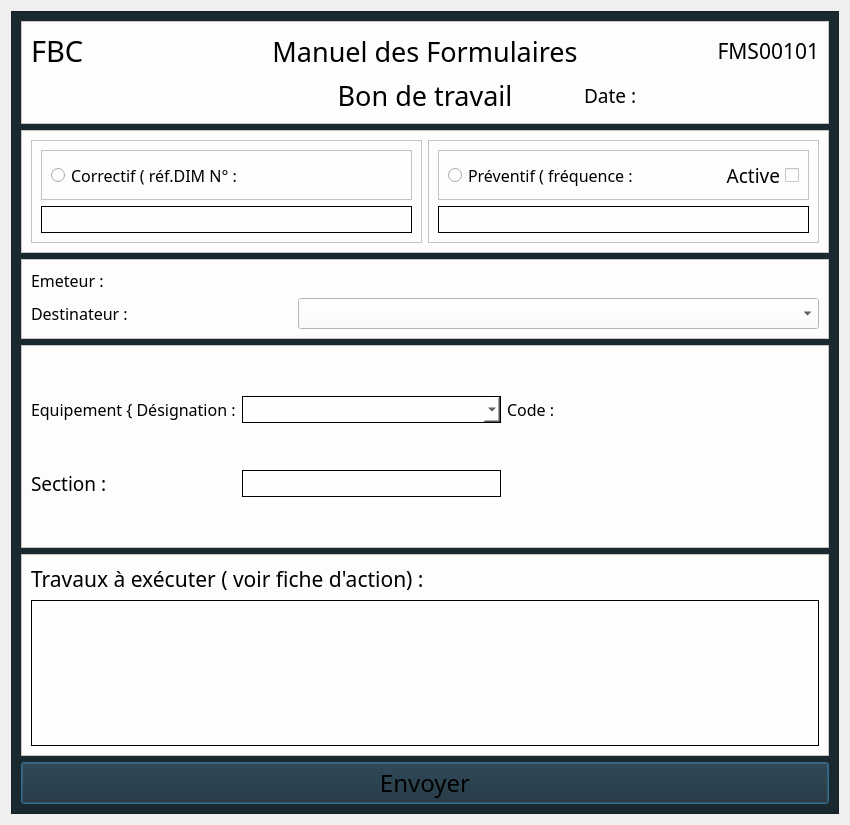
<?xml version="1.0" encoding="UTF-8"?>
<ui version="4.0">
 <class>Dialog</class>
 <widget class="QDialog" name="Dialog">
  <property name="geometry">
   <rect>
    <x>0</x>
    <y>0</y>
    <width>850</width>
    <height>825</height>
   </rect>
  </property>
  <property name="minimumSize">
   <size>
    <width>500</width>
    <height>0</height>
   </size>
  </property>
  <property name="windowTitle">
   <string>Dialog</string>
  </property>
  <property name="styleSheet">
   <string notr="true"/>
  </property>
  <layout class="QVBoxLayout" name="verticalLayout_2">
   <item>
    <widget class="QFrame" name="frame">
     <property name="styleSheet">
      <string notr="true">background-color: #1A2930;</string>
     </property>
     <property name="frameShape">
      <enum>QFrame::StyledPanel</enum>
     </property>
     <property name="frameShadow">
      <enum>QFrame::Raised</enum>
     </property>
     <layout class="QVBoxLayout" name="verticalLayout" stretch="0,0,0,1,1,1">
      <item>
       <widget class="QFrame" name="frame_8">
        <property name="styleSheet">
         <string notr="true">background-color : #FEFDFC;</string>
        </property>
        <property name="frameShape">
         <enum>QFrame::StyledPanel</enum>
        </property>
        <property name="frameShadow">
         <enum>QFrame::Raised</enum>
        </property>
        <layout class="QGridLayout" name="gridLayout">
         <item row="0" column="1">
          <widget class="QLabel" name="label_2">
           <property name="font">
            <font>
             <family>Modern No. 20</family>
             <pointsize>20</pointsize>
            </font>
           </property>
           <property name="text">
            <string>Manuel des Formulaires</string>
           </property>
           <property name="alignment">
            <set>Qt::AlignCenter</set>
           </property>
          </widget>
         </item>
         <item row="0" column="0">
          <widget class="QLabel" name="label">
           <property name="font">
            <font>
             <family>Modern No. 20</family>
             <pointsize>22</pointsize>
            </font>
           </property>
           <property name="text">
            <string>FBC</string>
           </property>
          </widget>
         </item>
         <item row="0" column="2">
          <widget class="QLabel" name="labelRefBon">
           <property name="font">
            <font>
             <family>Modern No. 20</family>
             <pointsize>16</pointsize>
            </font>
           </property>
           <property name="text">
            <string>FMS00101</string>
           </property>
           <property name="alignment">
            <set>Qt::AlignRight|Qt::AlignTrailing|Qt::AlignVCenter</set>
           </property>
          </widget>
         </item>
         <item row="1" column="2">
          <widget class="QLabel" name="dateLiberation">
           <property name="font">
            <font>
             <family>Modern No. 20</family>
             <pointsize>14</pointsize>
            </font>
           </property>
           <property name="text">
            <string>Date :</string>
           </property>
          </widget>
         </item>
         <item row="1" column="1">
          <widget class="QLabel" name="label_4">
           <property name="font">
            <font>
             <family>Modern No. 20</family>
             <pointsize>20</pointsize>
            </font>
           </property>
           <property name="text">
            <string>Bon de travail</string>
           </property>
           <property name="alignment">
            <set>Qt::AlignCenter</set>
           </property>
          </widget>
         </item>
        </layout>
       </widget>
      </item>
      <item>
       <widget class="QFrame" name="frame_7">
        <property name="styleSheet">
         <string notr="true">background-color : #FEFDFC;height:25px;</string>
        </property>
        <property name="frameShape">
         <enum>QFrame::StyledPanel</enum>
        </property>
        <property name="frameShadow">
         <enum>QFrame::Raised</enum>
        </property>
        <layout class="QHBoxLayout" name="horizontalLayout" stretch="1,1">
         <item>
          <widget class="QFrame" name="frame_2">
           <property name="frameShape">
            <enum>QFrame::StyledPanel</enum>
           </property>
           <property name="frameShadow">
            <enum>QFrame::Raised</enum>
           </property>
           <layout class="QVBoxLayout" name="verticalLayout_4">
            <item>
             <widget class="QFrame" name="frame_10">
              <property name="frameShape">
               <enum>QFrame::StyledPanel</enum>
              </property>
              <property name="frameShadow">
               <enum>QFrame::Raised</enum>
              </property>
              <layout class="QHBoxLayout" name="horizontalLayout_3">
               <item>
                <widget class="QRadioButton" name="radioButtonCorrectif">
                 <property name="font">
                  <font>
                   <family>Modern No. 20</family>
                   <pointsize>12</pointsize>
                  </font>
                 </property>
                 <property name="text">
                  <string>Correctif ( réf.DIM N° :</string>
                 </property>
                 <attribute name="buttonGroup">
                  <string notr="true">buttonGroup</string>
                 </attribute>
                </widget>
               </item>
              </layout>
             </widget>
            </item>
            <item>
             <widget class="QLineEdit" name="lineEditCorrectif">
              <property name="maximumSize">
               <size>
                <width>1000</width>
                <height>16777215</height>
               </size>
              </property>
              <property name="font">
               <font>
                <pointsize>11</pointsize>
                <weight>75</weight>
                <bold>true</bold>
               </font>
              </property>
              <property name="styleSheet">
               <string notr="true">border: 1px solid back;</string>
              </property>
             </widget>
            </item>
           </layout>
          </widget>
         </item>
         <item>
          <widget class="QFrame" name="frame_3">
           <property name="frameShape">
            <enum>QFrame::StyledPanel</enum>
           </property>
           <property name="frameShadow">
            <enum>QFrame::Raised</enum>
           </property>
           <layout class="QVBoxLayout" name="verticalLayout_5">
            <item>
             <widget class="QFrame" name="frame_9">
              <property name="frameShape">
               <enum>QFrame::StyledPanel</enum>
              </property>
              <property name="frameShadow">
               <enum>QFrame::Raised</enum>
              </property>
              <layout class="QHBoxLayout" name="horizontalLayout_2" stretch="1,1">
               <item>
                <widget class="QRadioButton" name="radioButtonPreventif">
                 <property name="font">
                  <font>
                   <family>Modern No. 20</family>
                   <pointsize>12</pointsize>
                  </font>
                 </property>
                 <property name="text">
                  <string>Préventif ( fréquence :</string>
                 </property>
                 <attribute name="buttonGroup">
                  <string notr="true">buttonGroup</string>
                 </attribute>
                </widget>
               </item>
               <item>
                <widget class="QCheckBox" name="checkBoxActive">
                 <property name="font">
                  <font>
                   <family>Modern No. 20</family>
                   <pointsize>14</pointsize>
                  </font>
                 </property>
                 <property name="layoutDirection">
                  <enum>Qt::RightToLeft</enum>
                 </property>
                 <property name="text">
                  <string>Active</string>
                 </property>
                 <property name="tristate">
                  <bool>false</bool>
                 </property>
                </widget>
               </item>
              </layout>
             </widget>
            </item>
            <item>
             <widget class="QLineEdit" name="lineEditPreventif">
              <property name="font">
               <font>
                <pointsize>11</pointsize>
                <weight>75</weight>
                <bold>true</bold>
               </font>
              </property>
              <property name="styleSheet">
               <string notr="true">border: 1px solid back;</string>
              </property>
             </widget>
            </item>
           </layout>
          </widget>
         </item>
        </layout>
       </widget>
      </item>
      <item>
       <widget class="QFrame" name="frame_6">
        <property name="styleSheet">
         <string notr="true">background-color : #FEFDFC;height:25px;</string>
        </property>
        <property name="frameShape">
         <enum>QFrame::StyledPanel</enum>
        </property>
        <property name="frameShadow">
         <enum>QFrame::Raised</enum>
        </property>
        <layout class="QGridLayout" name="gridLayout_3">
         <item row="1" column="0">
          <widget class="QLabel" name="label_7">
           <property name="font">
            <font>
             <family>Modern No. 20</family>
             <pointsize>12</pointsize>
            </font>
           </property>
           <property name="text">
            <string>Destinateur :</string>
           </property>
          </widget>
         </item>
         <item row="0" column="0">
          <widget class="QLabel" name="label_6">
           <property name="font">
            <font>
             <family>Modern No. 20</family>
             <pointsize>12</pointsize>
            </font>
           </property>
           <property name="text">
            <string>Emeteur :</string>
           </property>
          </widget>
         </item>
         <item row="0" column="1" colspan="2">
          <widget class="QLabel" name="labelEmetteur">
           <property name="font">
            <font>
             <family>Modern No. 20</family>
             <pointsize>12</pointsize>
            </font>
           </property>
           <property name="styleSheet">
            <string notr="true">height:25px;</string>
           </property>
           <property name="text">
            <string/>
           </property>
          </widget>
         </item>
         <item row="1" column="1" colspan="2">
          <widget class="QComboBox" name="comboBoxDestinateur">
           <property name="font">
            <font>
             <pointsize>12</pointsize>
             <weight>75</weight>
             <bold>true</bold>
            </font>
           </property>
          </widget>
         </item>
        </layout>
       </widget>
      </item>
      <item>
       <widget class="QFrame" name="frame_5">
        <property name="styleSheet">
         <string notr="true">background-color : #FEFDFC;</string>
        </property>
        <property name="frameShape">
         <enum>QFrame::StyledPanel</enum>
        </property>
        <property name="frameShadow">
         <enum>QFrame::Raised</enum>
        </property>
        <layout class="QGridLayout" name="gridLayout_4">
         <item row="0" column="1">
          <widget class="QComboBox" name="comboBoxEquipement">
           <property name="font">
            <font>
             <pointsize>12</pointsize>
             <weight>75</weight>
             <bold>true</bold>
            </font>
           </property>
           <property name="styleSheet">
            <string notr="true">border: 1px solid back;height:25px;</string>
           </property>
          </widget>
         </item>
         <item row="2" column="1">
          <widget class="QLineEdit" name="lineEditSection">
           <property name="font">
            <font>
             <pointsize>11</pointsize>
             <weight>75</weight>
             <bold>true</bold>
            </font>
           </property>
           <property name="styleSheet">
            <string notr="true">border: 1px solid back;height:25px;</string>
           </property>
          </widget>
         </item>
         <item row="0" column="0">
          <widget class="QLabel" name="label_8">
           <property name="font">
            <font>
             <family>Modern No. 20</family>
             <pointsize>12</pointsize>
            </font>
           </property>
           <property name="text">
            <string>Equipement { Désignation :</string>
           </property>
          </widget>
         </item>
         <item row="2" column="0">
          <widget class="QLabel" name="label_10">
           <property name="font">
            <font>
             <family>Modern No. 20</family>
             <pointsize>14</pointsize>
            </font>
           </property>
           <property name="text">
            <string>Section :</string>
           </property>
          </widget>
         </item>
         <item row="0" column="3">
          <widget class="QLabel" name="labelCodeEquipement">
           <property name="font">
            <font>
             <family>Modern No. 20</family>
             <pointsize>12</pointsize>
            </font>
           </property>
           <property name="text">
            <string/>
           </property>
          </widget>
         </item>
         <item row="2" column="3">
          <spacer name="horizontalSpacer">
           <property name="orientation">
            <enum>Qt::Horizontal</enum>
           </property>
           <property name="sizeHint" stdset="0">
            <size>
             <width>40</width>
             <height>20</height>
            </size>
           </property>
          </spacer>
         </item>
         <item row="0" column="2">
          <widget class="QLabel" name="label_9">
           <property name="font">
            <font>
             <family>Modern No. 20</family>
             <pointsize>12</pointsize>
            </font>
           </property>
           <property name="text">
            <string>Code :</string>
           </property>
          </widget>
         </item>
        </layout>
       </widget>
      </item>
      <item>
       <widget class="QFrame" name="frame_4">
        <property name="styleSheet">
         <string notr="true">background-color : #FEFDFC;</string>
        </property>
        <property name="frameShape">
         <enum>QFrame::StyledPanel</enum>
        </property>
        <property name="frameShadow">
         <enum>QFrame::Raised</enum>
        </property>
        <layout class="QVBoxLayout" name="verticalLayout_3" stretch="0,0">
         <item>
          <widget class="QLabel" name="label_11">
           <property name="font">
            <font>
             <family>Modern No. 20</family>
             <pointsize>16</pointsize>
            </font>
           </property>
           <property name="styleSheet">
            <string notr="true">background-color : #FEFDFC;</string>
           </property>
           <property name="text">
            <string>Travaux à exécuter ( voir fiche d'action) :</string>
           </property>
          </widget>
         </item>
         <item>
          <widget class="QTextEdit" name="textEditDescription">
           <property name="font">
            <font>
             <pointsize>11</pointsize>
             <weight>75</weight>
             <bold>true</bold>
            </font>
           </property>
           <property name="styleSheet">
            <string notr="true">border: 1px solid back;</string>
           </property>
          </widget>
         </item>
        </layout>
       </widget>
      </item>
      <item>
       <widget class="QPushButton" name="buttonEnvoyer">
        <property name="font">
         <font>
          <family>Modern No. 20</family>
          <pointsize>18</pointsize>
         </font>
        </property>
        <property name="cursor">
         <cursorShape>PointingHandCursor</cursorShape>
        </property>
        <property name="styleSheet">
         <string notr="true">QPushButton{
height : 25px;
background-color :#00A8E8;
}


QPushButton:hover{
	background-color: rgb(0, 92, 157);
};</string>
        </property>
        <property name="text">
         <string>Envoyer</string>
        </property>
       </widget>
      </item>
     </layout>
    </widget>
   </item>
  </layout>
 </widget>
 <resources/>
 <connections/>
 <buttongroups>
  <buttongroup name="buttonGroup"/>
 </buttongroups>
</ui>
